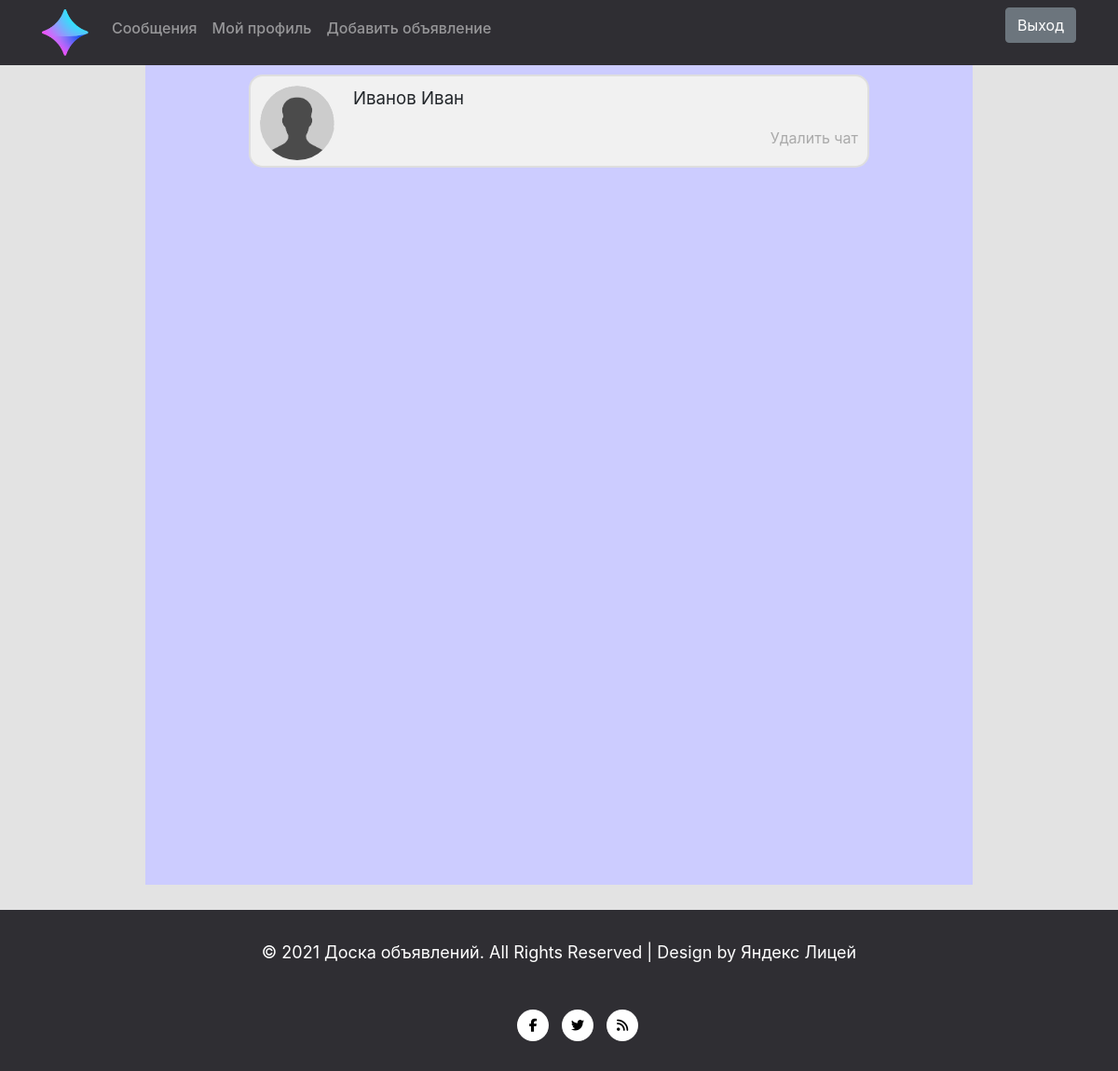
/chats (signed in), run on the app's committed database.
### data/users.py (models this page shows, shortened)
class User(SqlAlchemyBase, UserMixin, SerializerMixin):
    __tablename__ = 'users'
    id = sqlalchemy.Column(sqlalchemy.Integer, primary_key=True, autoincrement=True)
    surname = sqlalchemy.Column(sqlalchemy.String, nullable=True)
    name = sqlalchemy.Column(sqlalchemy.String, nullable=True)
    address = sqlalchemy.Column(sqlalchemy.String, nullable=True)
    email = sqlalchemy.Column(sqlalchemy.String, index=True, unique=True, nullable=True)
    hashed_password = sqlalchemy.Column(sqlalchemy.String, nullable=True)
    modifed_date = sqlalchemy.Column(sqlalchemy.String, default=datetime.date.today())
    tel = sqlalchemy.Column(sqlalchemy.String, nullable=False)
    img = sqlalchemy.Column(sqlalchemy.String, nullable=True)
    code = sqlalchemy.Column(sqlalchemy.String, nullable=True)
    is_good = sqlalchemy.Column(sqlalchemy.String)
    products = orm.relation("Products", back_populates='user')
    chats = orm.relation("Chat", back_populates='user')

### main.py (the view)
@app.route("/chats", methods=['GET', 'POST'])
def chats():
    if current_user.is_authenticated:
        users = []
        db_sess = db_session.create_session()
        for s in current_user.chats:
            users.append([db_sess.query(User).filter(User.id == s.second_id).first(), s.id])
        return render_template('chats.html', users=users, title="Сообщения")

### data/db_session.py (called while the page is built)
def create_session() -> Session:
    global __factory
    return __factory()

### main.py (called while the page is built)
@login_manager.user_loader
def load_user(user_id):
    db_sess = db_session.create_session()
    return db_sess.query(User).get(user_id)

### templates/chats.html
{% extends "base.html" %}
{% block content %}
<div class="wid">
<div class="users">
    {% for s in users %}
    <div class="container parker">
        <a href="/chat/{{ s[0].id }}">
            <img class="imgs" src="{{ url_for('static', filename=s[0].img) }}" alt="Avatar"></a>
        <p>{{ s[0].surname }} {{ s[0].name }}</p>
        <a href="/del_chat/{{ s[1] }}">
            <span class="time-right">Удалить чат</span></a>
    </div>
    {% endfor %}
</div>
</div>
{% endblock %}

### static/css/style.css (style rules this page uses)
p { font-size: 14pt; }
body { background: #e3e3e3; height: 100%; }
html { height: 100%; }
.parker { border: 2px solid #dedede; background-color: #f1f1f1; border-radius: 15px; padding: 10px; margin: 10px auto; width: 75%; height: 100px; }
img.imgs { float: left; width: 80px; height: 80px; margin-right: 20px; border-radius: 50%; }
div.users { background: #CCCCFF; width: 80%; height: 880px; overflow: auto; margin: 0 auto; }
.time-right { float: right; color: #aaa; }

### data on the page
User: img (placeholder picture), surname "Иванов", name "Иван"
